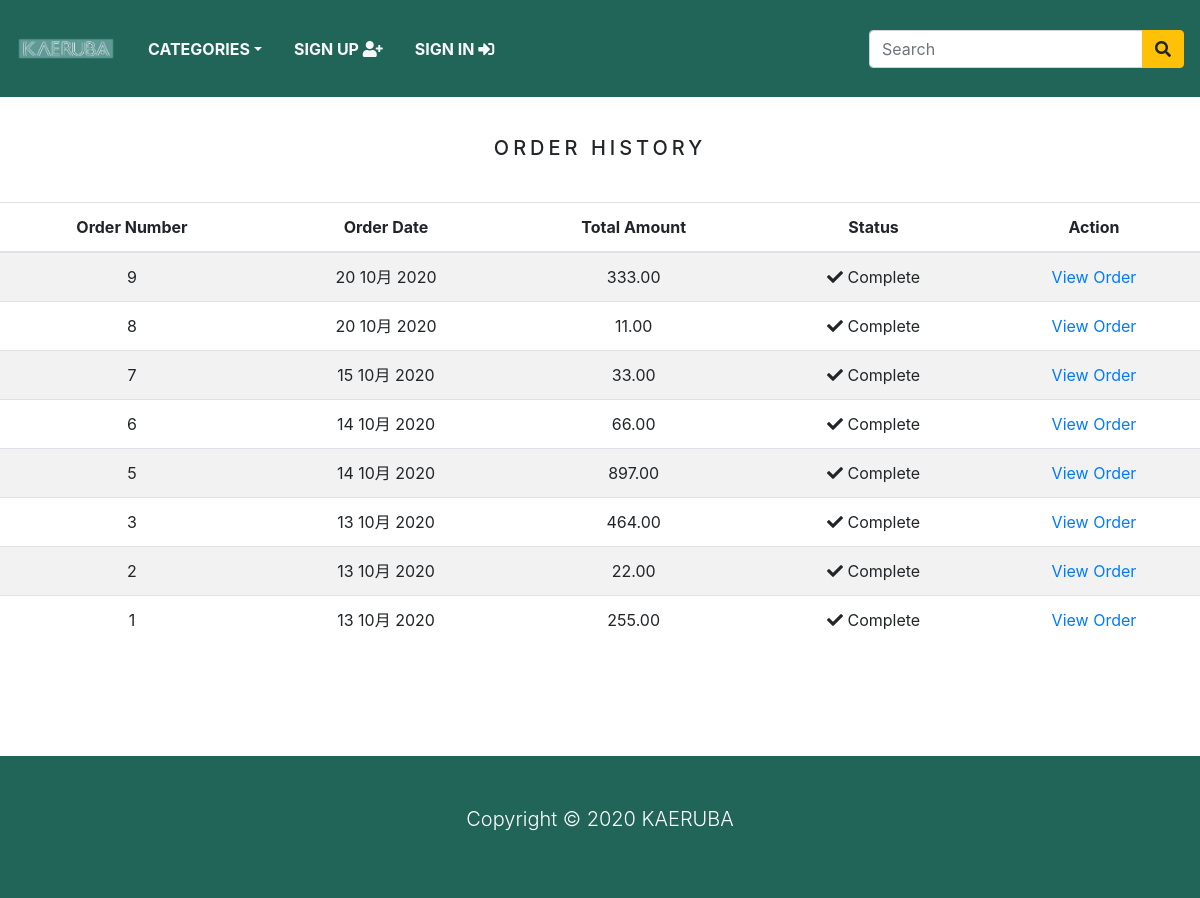
/order_history/ (signed in), run on an earlier commit of the app's database.
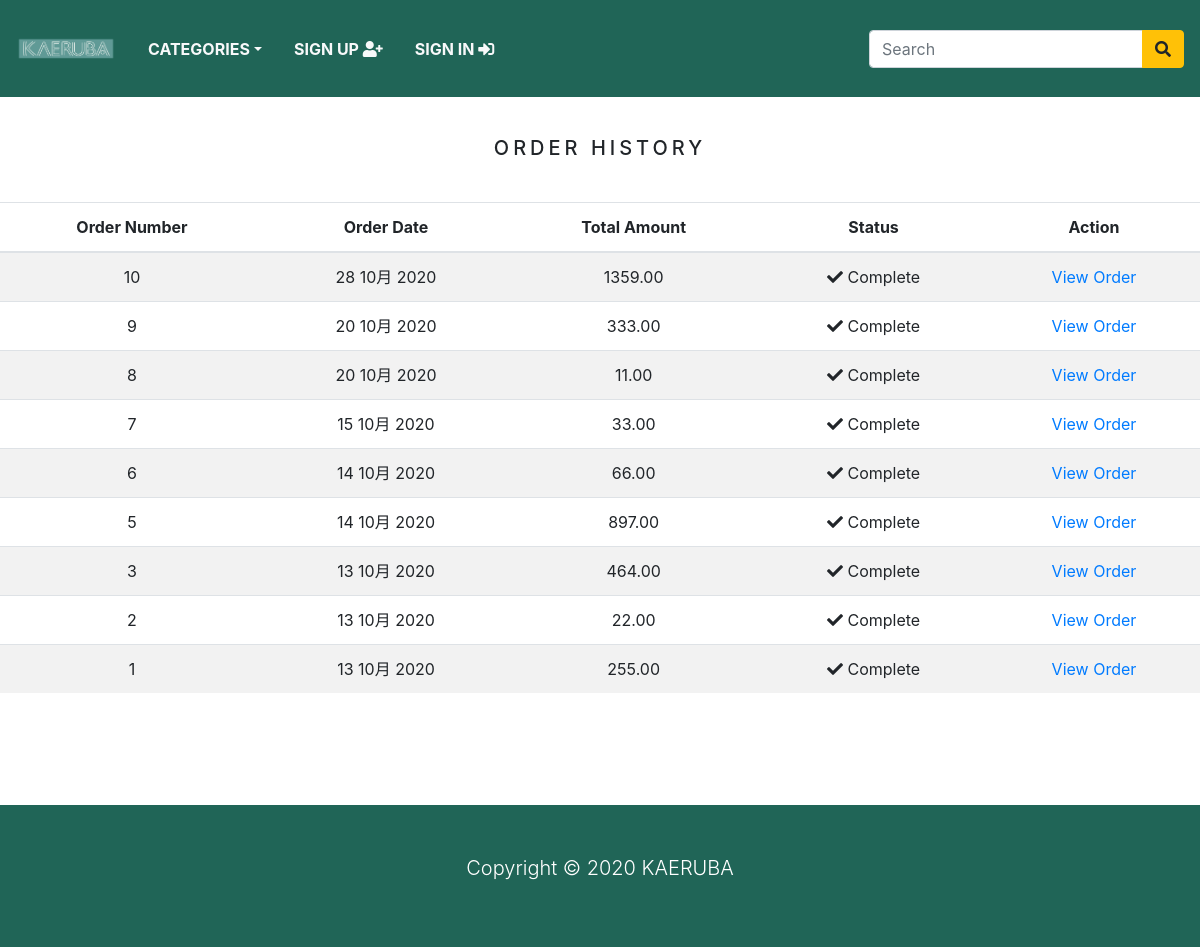
And on a later commit of the database.
### store/models.py (models this page shows)
class Order(models.Model):
    token = models.CharField(max_length=250, blank=True)
    total = models.DecimalField(max_digits=10, decimal_places=2, verbose_name='USD Order Total')
    emailAddress = models.EmailField(max_length=250, blank=True, verbose_name='Email Address')
    created = models.DateTimeField(auto_now_add=True)
    billingName = models.CharField(max_length=250, blank=True)
    billingAddress1 = models.CharField(max_length=250, blank=True)
    billingCity = models.CharField(max_length=250, blank=True)
    billingPostcode = models.CharField(max_length=250, blank=True)
    billingCountry = models.CharField(max_length=250, blank=True)
    shippingName = models.CharField(max_length=250, blank=True)
    shippingAddress1 = models.CharField(max_length=250, blank=True)
    shippingCity = models.CharField(max_length=250, blank=True)
    shippingPostcode = models.CharField(max_length=250, blank=True)
    shippingCountry = models.CharField(max_length=250, blank=True)
    class Meta:
        db_table = 'Order'
        ordering = ['-created']
    def __str__(self):
        return str(self.id)

### store/views.py (the view)
# urls.py: path('order_history/', views.orderHistory, name='order_history'),
@login_required(redirect_field_name='next', login_url='signin')
def orderHistory(request):
    if request.user.is_authenticated:
        email = str(request.user.email)
        order_details = Order.objects.filter(emailAddress=email)
        print(email)
        print(order_details)
    return render(request, 'orders_list.html', {'order_details': order_details})

### store/context_processors.py (called while the page is built)
def counter(request):
    item_count = 0
    if 'admin' in request.path:
        return {}
    else:
        try:
            cart = Cart.objects.filter(cart_id=_cart_id(request))
            cart_items = CartItem.objects.all().filter(cart=cart[:1])
            for cart_item in cart_items:
                item_count += cart_item.quantity
        except Cart.DoesNotExist:
            item_count = 0
    return dict(item_count=item_count)

def menu_links(request):
    links = Category.objects.all()
    return dict(links=links)

### store/models.py (called while the page is built)
    def get_url(self):
        return reverse('products_by_category', args=[self.slug])

### store/views.py (called while the page is built)
def _cart_id(request):
    cart = request.session.session_key
    if not cart:
        cart = request.session.create()
    return cart

### store/templates/orders_list.html (shortened to what this page needs)
{% extends 'base.html' %}
{% load static %}
{% block content %}
  <div class="text-center">
    <br>
    <h1 class="text-center product_title">
      Order History
    </h1>
    <br>
    {% if order_details %}
      <table class="table table-striped">
        <thead>
          <tr>
            <th>Order Number</th>
            <th>Order Date</th>
            <th>Total Amount</th>
            <th>Status</th>
            <th>Action</th>
          </tr>
        </thead>
        <tbody>
          {% for order in order_details %}
            <tr>
              <td>{{ order.id }}</td>
              <td>{{ order.created|date:"d M Y" }}</td>
              <td>{{ order.total }}</td>
              <td><i class="fas fa-check"></i>&nbsp;Complete</td>
              <td><a href="{% url 'order_detail' order.id %}">View Order</a></td>
            </tr>
          {% endfor %}
        </tbody>
      </table>
    {% else %}
      <p>You have not placed any orders yet.
        <br><br>
        <a href="{% url 'home' %}" class="btn btn-secondary">Continue shopping</a>
      </p>
    {% endif %}
  </div>
  <br><br>
{% endblock %}

What changed in the data, as far as the page shows it:
added Order: id "10", created "28 10月 2020", total "1359.00"
